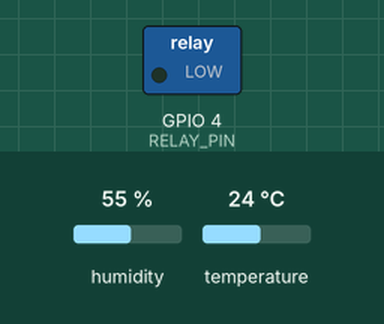
Simulated run of this sketch. Board: ESP32. On the bench: switched loads named in the sketch (green lamp = pin HIGH). The inputs (shaded band) are chosen by the test bench; at power-on: humidity 55 %, temperature 24 °C. WiFi joins after 1.5 s; servers stay silent unless stated; what the sketch prints to the serial monitor is not drawn.

Above: at 1.6 s.
At 2.6 s:
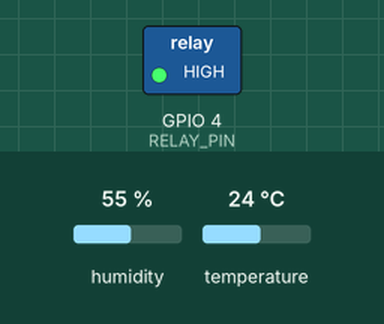
Timing chart, 0 to 4.1 s (numbered marks = the images above):
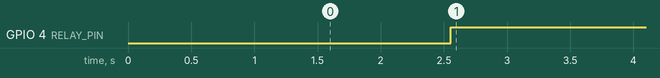

Measured:
- by itself, GPIO 4 (RELAY_PIN): LOW → HIGH at 2.6 s

The sketch:

main_server_and_thingspeak.ino
```cpp
//-------------------------------//
#include <Arduino.h>
#include <Wire.h>
#include "Adafruit_SHT31.h"
//------------------------------------------------------------------
//Thingspeak:
// #include <ESP8266WiFi.h>
#include <WiFi.h>
//Thingspeak and wifi:
#include "ThingSpeak.h"
unsigned long myChannelNumber = 1708067;
const char * myWriteAPIKey = "987VFY0A6R2760SZ";

const char* ssid = "agrotech-lab-1"; // your wifi SSID name
const char* password = "1Afuna2Gezer" ;// wifi pasword

const char* server = "api.thingspeak.com";

WiFiClient client;
//------------------------------------------------------------------
Adafruit_SHT31 sht31 = Adafruit_SHT31();

//-------------------------------//
#define RELAY_PIN 4

void setup(){
  Serial.begin(9600);
  if (! sht31.begin(0x44)) {
    Serial.println("Couldn't find SHT31");
    while (1) delay(1);
  }
 //------------------------------------------------------------------
  //Thingspeak and wifi:
  WiFi.disconnect();
  delay(10);
  WiFi.begin(ssid, password);

  Serial.println();
  Serial.println();
  Serial.print("Connecting to ");
  Serial.println(ssid);

  ThingSpeak.begin(client);

  WiFi.begin(ssid, password);


  while (WiFi.status() != WL_CONNECTED) {
    delay(500);
    Serial.print(".");
  }
  Serial.println("");
  Serial.print("NodeMcu connected to wifi...");
  Serial.println(ssid);
  Serial.println();
//-------------------//
//relay setup
pinMode(RELAY_PIN,OUTPUT);
}

void loop(){

float t = sht31.readTemperature();
float h = sht31.readHumidity();

if (! isnan(t))  {
    Serial.print("Temp *C = "); Serial.println(t);
  }
  else  {
    Serial.println("Failed to read temperature");
  }

  if (! isnan(h))  {
  Serial.print("Hum. % = "); Serial.println(h);
  }
  else  {
  Serial.println("Failed to read humidity");
  }

  Serial.println();
  delay(1000);
//----------------------------//
    //VPD Calculation
//VPD:
  int base1 = 10;
  float power1 = (7.5*t)/(237.3+t);
  float answer1 = pow(base1, power1);

  float P_sat = 610.7*answer1;
  float VPD_pascal = (P_sat*(100-h))/100;
  float VPD = VPD_pascal/1000;
  if (! isnan(VPD))  {
    Serial.print("VPD Kp = "); Serial.println(VPD);
  }
//----------------------------//
//RELAY_PIN open and close
if (VPD>1.5){
  Serial.println("VPD higher than 1.5  Relay close ");
digitalWrite(RELAY_PIN, LOW);//open the valve
delay(5000);
digitalWrite(RELAY_PIN, HIGH);//close the valve
delay(100);
}
else{
digitalWrite(RELAY_PIN, HIGH);//close the valve
Serial.println("VPD lower than 1.5  Relay open ");

}
//----------------------------//
// Check WIFI connection
\
    if (WiFi.status() != WL_CONNECTED) {
        WiFi.begin(ssid, password);
        Serial.println();
        Serial.println();
        Serial.print("Connecting to ");
        Serial.println(ssid);

            ThingSpeak.begin(client);

        WiFi.begin(ssid, password);
    }
 //----------------------------//
 //Thingspeak:
  ThingSpeak.setField(1,t); // SHT temp
  ThingSpeak.setField(2,h); // SHT humidity
  ThingSpeak.setField(3,VPD); // VPD in kilopascal
  ThingSpeak.writeFields(myChannelNumber, myWriteAPIKey);
  Serial.println("uploaded to Thingspeak server....");

  client.stop();

  Serial.println("Waiting to upload next reading...");
  Serial.println();

delay(120000);
}
```
